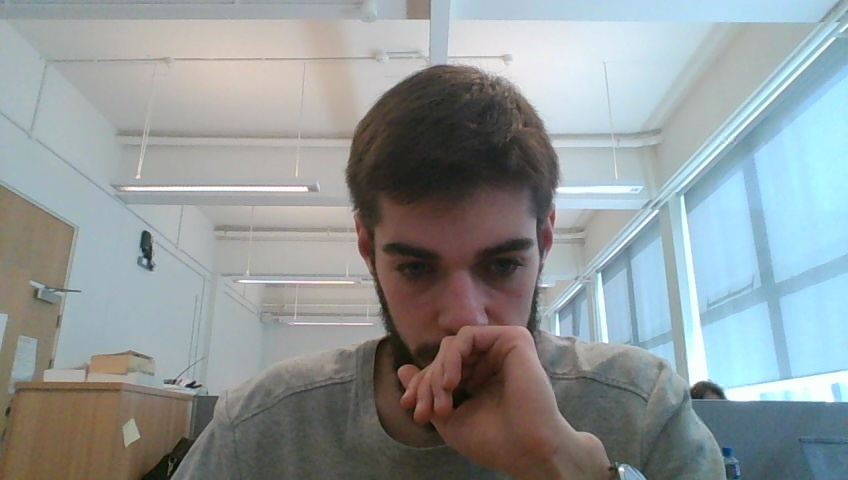
#> input picture Facial_Expression_recog/data/webcam-m.jpg, 848 x 480 px, given in place of the camera
$ python test_harris_detection.py   (older library calls are emulated)
#> lines starting #> are read from the running program, lines starting #| are printed output that depends on the picture; after the words box and inside, x2 and y2 are one past the last pixel; in counts of white or black regions, pixels touching at a corner belong together
### Facial_Expression_recog/src/smile_detection.py
import csv
import numpy as np
import time
from PIL import Image
import cv2
import mouthdetection as m
import logistic

WIDTH, HEIGHT = 28, 10 # all mouth images will be resized to the same size
dim = WIDTH * HEIGHT # dimension of feature vector
haarFace = cv2.CascadeClassifier('../data/haarcascade_frontalface_default.xml')
haarMouth = cv2.CascadeClassifier('../data/haarcascade_mouth.xml')

"""
pop up an image showing the mouth with a blue rectangle
"""
# [7 lines left out: function show, not called in this run]

"""
given an area to be cropped, crop() returns a cropped image
"""
def crop(area, img):
    crop = img[area[1]:area[1] + area[3]+30, area[0]:area[0]+area[2]] #img[y: y + h, x: x + w]
    return crop

"""
given a ndarray image, vectorize the grayscale pixels to
a (width * height, 1) np array
it is used to preprocess the data and transform it to feature space
"""
# [7 lines left out: function vectorize_ndarray, not called in this run]

"""
given a jpg image, vectorize the grayscale pixels to
a (width * height, 1) np array
it is used to preprocess the data and transform it to feature space
"""
# [8 lines left out: function vectorize_jpeg, not called in this run]

# [98 lines that do not run on import are left out]

### Facial_Expression_recog/src/test_harris_detection.py
import cv2
import numpy as np
import smile_detection

haarFace = cv2.CascadeClassifier('../data/haarcascade_frontalface_default.xml')


cam = cv2.VideoCapture(0)
if cam.isOpened():  # try to get the first frame
    rval, frame = cam.read()
#> frame is the input picture: shape (480, 848, 3); mean B, G, R 153.2, 152, 144.7
    # frame : np array
else:
    rval = False
cv2.imshow("preview", frame)

detectedFace = haarFace.detectMultiScale(frame, minSize=(100, 100))
#> detectedFace = [[344, 186, 220, 220]]

# FACE: find the largest detected face as detected face
maxFaceSize = 0
maxFace = ()
if detectedFace.any():
    for face in detectedFace:  # face: [0]: x; [1]: y; [2]: width; [3]: height
        if face[3] * face[2] > maxFaceSize:
            maxFaceSize = face[3] * face[2]
            maxFace = face
#> this loop made 1 pass
#> (maxFaceSize, maxFace) on pass 1: (48400, [344, 186, 220, 220])
#> after the loop, maxFaceSize = 48400
frame = smile_detection.crop(maxFace, frame)
#> in crop, `crop = img[area[1]:area[1] + area[3]+30, area[0]:area[0]+area[2]]`:
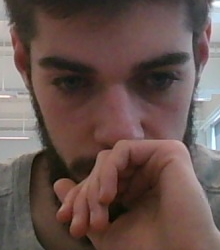
#> crop: shape (250, 220, 3); mean B, G, R 78.5, 83.8, 104.3

im_gray = cv2.cvtColor(frame, cv2.COLOR_BGR2GRAY)
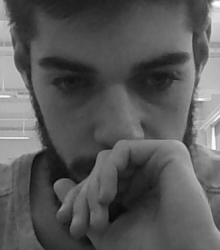
#> im_gray: shape (250, 220); min 5, max 254, mean 89.3
im_array = np.array(im_gray) # convert to np array

im_gray = np.float32(im_gray)
dst = cv2.cornerHarris(im_gray,2,5,0.04)
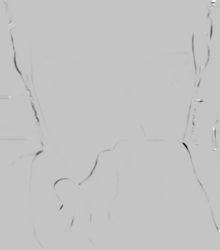
#> dst: shape (250, 220) float32; min -566237632, max 170179872, mean -2263056.2; drawn with min black and max white

#result is dilated for marking the corners, not important
dst = cv2.dilate(dst,None)
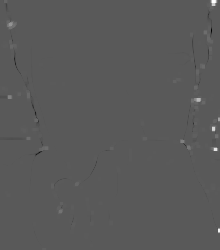
#> dst: shape (250, 220) float32; min -92190376, max 170179872, mean 301651.4; drawn with min black and max white

# Threshold for an optimal value, it may vary depending on the image.
frame[dst>0.01*dst.max()]=[0,0,255]
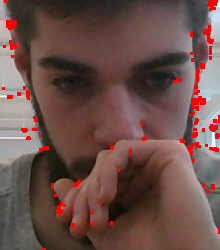
#> frame: shape (250, 220, 3); 3.02% of pixels changed, all inside (x1, y1, x2, y2) = (2, 0, 220, 250)

cv2.imshow('dst',frame)
if cv2.waitKey(0) & 0xff == 27:
#> (key q is pressed here)
    cv2.destroyAllWindows()

$ run again, on Facial_Expression_recog/data/webcam.jpg
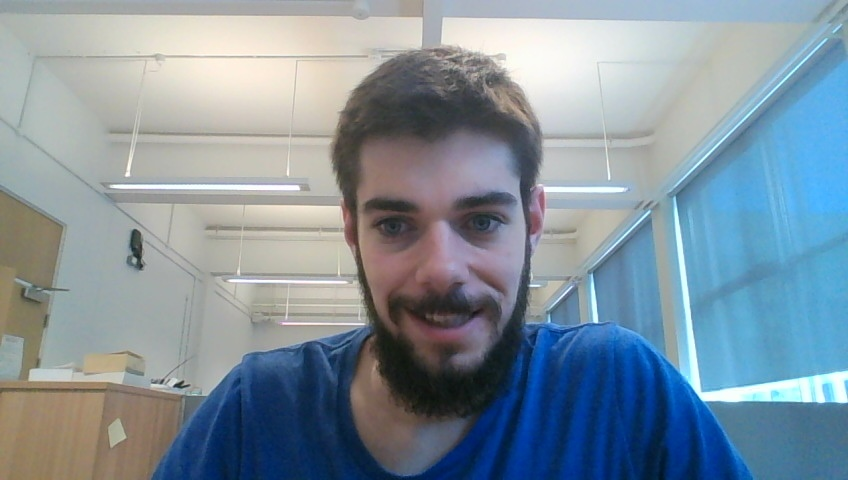
#> input picture Facial_Expression_recog/data/webcam.jpg, 848 x 480 px, given in place of the camera
#> frame is the input picture: shape (480, 848, 3); mean B, G, R 157.4, 145.5, 129.2
#> detectedFace = [[319, 131, 237, 237]]
#> the loop `for face in detectedFace:` made 1 pass
#> (maxFaceSize, maxFace) on pass 1: (56169, [319, 131, 237, 237])
#> after the loop `for face in detectedFace:`: maxFaceSize = 56169
#> `dst = cv2.dilate(dst,None)`:
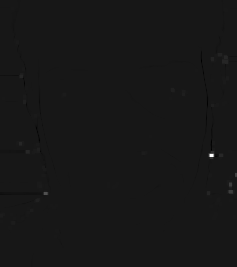
#> dst: shape (267, 237) float32; min -60630644, max 602896640, mean 237888.6; drawn with min black and max white
#> `frame[dst>0.01*dst.max()]=[0,0,255]`:
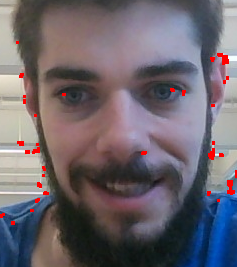
#> frame: shape (267, 237, 3); mean B, G, R 108.4, 100.5, 108
